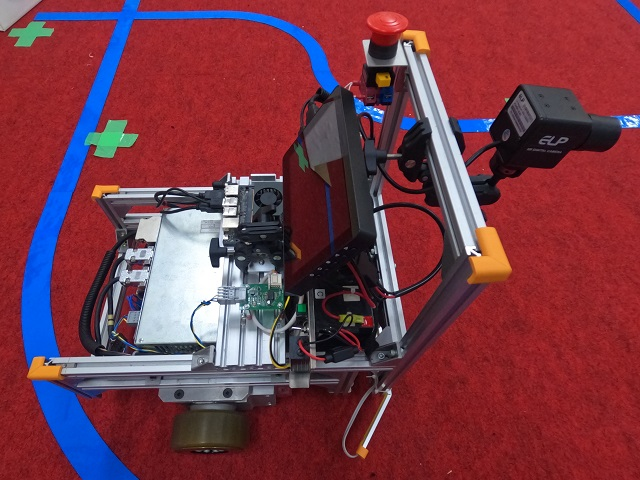
#> input picture img/AGV.jpg, 640 x 480 px
$ python -i ABH3_ObjDetect.py   (imports and definitions only)
#> lines starting #> are read from the running program, lines starting #| are printed output that depends on the picture; after the words box and inside, x2 and y2 are one past the last pixel; in counts of white or black regions, pixels touching at a corner belong together


import cv2
import numpy as np
from math import sqrt
import ABH3_Camera

cm_w = ABH3_Camera.FRAME_W
cm_h = ABH3_Camera.FRAME_H
cm_S = cm_w * cm_h

#矢印の色範囲指定(範囲は色相Hが0~180度,彩度Sと明度Vが0~255)
arrowColor_H_Max = 105
arrowColor_H_Min = 60
arrowColor_S_Max = 245
arrowColor_S_Min = 20
arrowColor_V_Max = 245
arrowColor_V_Min = 20

class DetectedTarget:
    """AIにより検出した物体のサイズや適合率を正規化するためのデータクラス
    """
    def __init__(self,left=0,top=0,right=0,bottom=0,confidence=0,class_number=0):
#> further down, picture is the input picture: shape (480, 640, 3); mean B, G, R 70.3, 57.8, 119.8
        self.left = int(left)
        self.top = int(top)
        self.right = int(right)
        self.bottom = int(bottom)
        self.confidence =confidence
        self.class_number = int(class_number)

        self.center_x = int((self.right + self.left)/2)
        self.center_y = int((self.bottom + self.top)/2)
        self.width = self.right - self.left
        self.height = self.bottom -self.top
        self.area = self.width *self.height
        self.diagonal = sqrt(self.width*self.width + self.height*self.height)

class ClsTarget:
    """検出した物体用のデータクラス
    """
    dt = DetectedTarget()
    t_detect :bool  = False #検出状態 {T:検出}{F:未検出}
    t_img :np.ndarray = np.empty(0)  #ターゲットイメージ
    t_ArrowDir: str = "" #矢印方向{"":方向の未検出}

    rate_x: float  = 0.0 #左右位置 (左:-1 ~ 右:1)
    rate_y: float = 0.0 #上下位置 (下:-1 〜 上:1)
    rate_x_abs: float = 0.0 #中央からの左右距離 (0 ~ 1)
    rate_y_abs: float = 0.0 #中央からの上下距離 (0~1)

    distance = 0 #距離 (ターゲットの面積を利用した距離計算結果)

    # [173 lines left out: functions __init__, _getBoundingBox, _getBoxArro, _ImagLineDetect, not called in this run]

def _ImageColorMask(img):
    """
        目的の色以外をマスクする
    """
    img_target = img

    # マスク作成用の画像をHSVに変換
    img_HSV = cv2.cvtColor(img, cv2.COLOR_BGR2HSV)
#> img_HSV: shape (480, 640, 3); mean H, S, V 149, 155.5, 135.8

    #色を抽出(Opencvは色相Hが180度,彩度S明度Vが255)
    hsv_min = np.array([(arrowColor_H_Min),(arrowColor_S_Min),(arrowColor_V_Min)])
    hsv_max = np.array([(arrowColor_H_Max),(arrowColor_S_Max),(arrowColor_V_Max)])

    #画像の2値化
    hsv_mask = cv2.inRange(img_HSV,hsv_min,hsv_max)
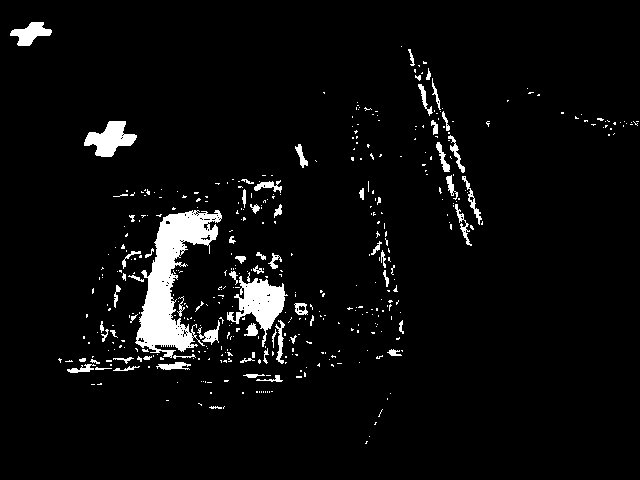
#> hsv_mask: shape (480, 640); 4.7% white; 439 white regions (370 under 20 px), largest, box (x1, y1, x2, y2) and area: (135, 210, 222, 358) 5244, (227, 276, 288, 347) 1750, (84, 121, 137, 157) 1045

    ##---画像のマスク（合成）---
    img_masked = cv2.bitwise_and(img_target,img_target, mask = hsv_mask)
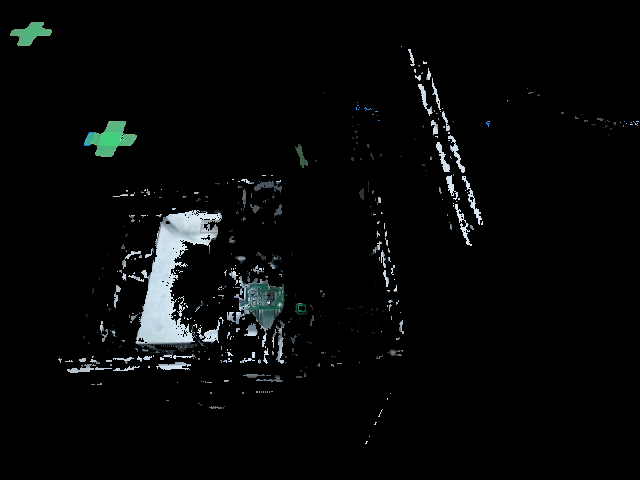
#> img_masked: shape (480, 640, 3); mean B, G, R 8.1, 8, 6.8

    return img_masked,hsv_mask


# [15 lines left out: function DetectPanel, not called in this run]

>>> import cv2
>>> picture = cv2.imread('img/AGV.jpg')
>>> result = _ImageColorMask(picture)
